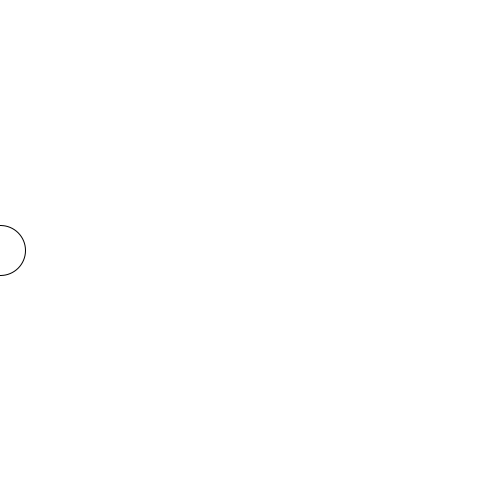
Frame 1 (no input)
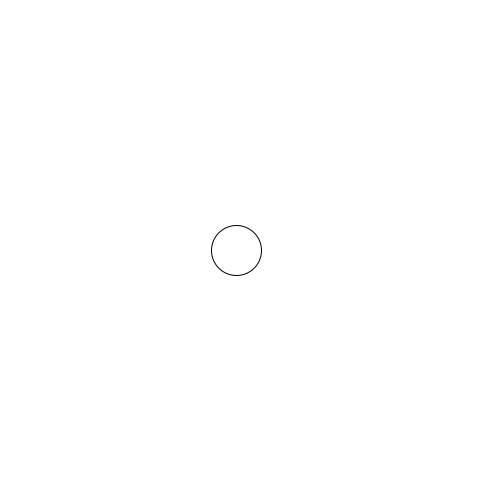
Frame 60 (the mouse pressed at the canvas centre just before this capture)
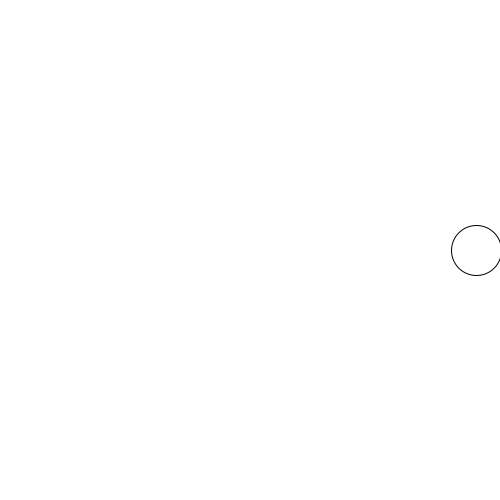
Frame 120 (the mouse held since frame 60 and released just before this capture)

The Processing sketch that drew these frames (run headless with seeded random() and noise(); from frame 60 on, the mouse is pressed at the canvas centre):

// Processing sketch: skecth_02_if_2
// ── skecth_02_if_2.pde
// esta es una variante de un sketch que ya habíamos hecho

int x; // declaro una variable entera para guardar la posición en x de una elipse

void setup() {
  size(500, 500);
  x = 0; //  la inicializo como 0
}

void draw() {
  background(255); // pinto el fondo de blanco 
  ellipse(x, height/2, 50, 50); // dibujo una elipse en la posición x,height/2  de 50 px de diametro

  if (x < width) {  // si el contenido de la variable x es menor que el ancho de la pantalla
    x = x + 4; // le sumo 4 al valor que había en x, es decir, hago que la elipse se mueva 4 pixels a la derecha
  } else { // sino, es decir, si la elipse ya se fue de la pantalla
    x = 0; //  hago que x vuelva a valer 0
    println("VUELVO A CERO"); // e imprimo en la consola "VUELVO A CERO"
  }
  
  
}
